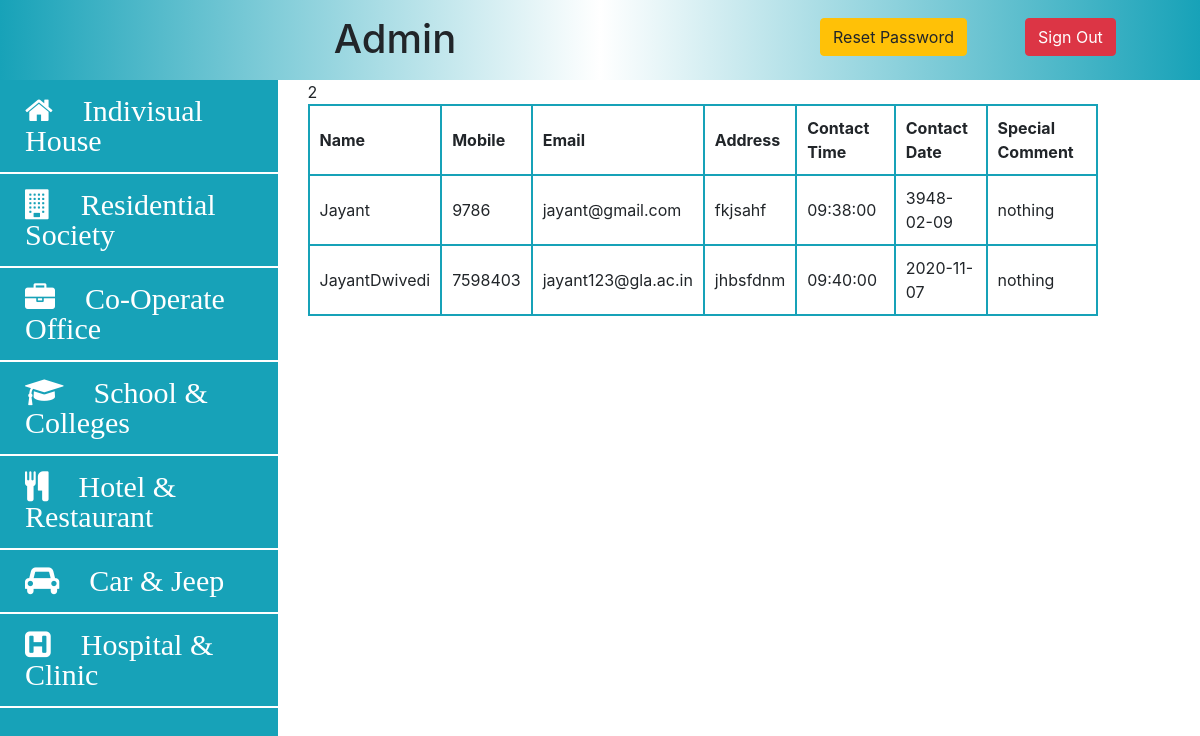
/admin/admin.php (signed in), run on the app's committed database.
### tables this page shows
CREATE TABLE `houseservice` (
  `id` int(250) NOT NULL,
  `name` varchar(100) NOT NULL,
  `email` varchar(150) NOT NULL,
  `mobile` varchar(15) NOT NULL,
  `address` varchar(250) NOT NULL,
  `time` time NOT NULL,
  `date` date NOT NULL,
  `comment` varchar(500) NOT NULL
);

### admin/admin.php (the view, shortened to what this page needs)
<!DOCTYPE html>
<html lang="en">
<head>
  <link rel="stylesheet" href="../css/admin.css?v=<?php echo time(); ?>">
  <link rel="stylesheet" href="https://stackpath.bootstrapcdn.com/bootstrap/4.5.2/css/bootstrap.min.css">
  <link rel="stylesheet" href="https://stackpath.bootstrapcdn.com/font-awesome/4.7.0/css/font-awesome.min.css">
</head>
<body>
  <nav class="navigation-bar">
    <div class="row">
      <div class="col-lg-8 admin-heading">
        <h1>Admin</h1>
      </div>
      <div class="col-lg-2">
        <a href="reset-password.php" class="btn btn-warning">Reset Password</a>
      </div>
      <div class="col-lg-2">
        <a href="logout.php" class="btn btn-danger">Sign Out</a>
      </div>
    </div>
  </nav>
  <div class="row panel">
    <div class="col-lg-3">
      <section class="dashboard">
        <ul>
          <li><a href="admin.php"><i class="fa fa-home"><span>Indivisual House</span></i></a></li>
          <li><a href="society-admin.php"><i class="fa fa-building"><span>Residential Society</span></i></a></li>
          <li><a href="office-admin.php"><i class="fa fa-briefcase"><span>Co-Operate Office</span></i></a></li>
          <li><a href="school-admin.php"><i class="fa fa-graduation-cap"><span>School & Colleges</span></i></a></li>
          <li><a href="hotel-admin.php"><i class="fa fa-cutlery"><span>Hotel & Restaurant</span></i></a></li>
          <li><a href="car-admin.php"><i class="fa fa-car"><span>Car & Jeep</span></i></a></li>
          <li><a href="hospital-admin.php"><i class="fa fa-h-square"><span>Hospital & Clinic</span></i></a></li>
        </ul>
      </section>
    </div>
    <div class="col-lg-8">
      <section class="content">
        <?php
        require_once "../connection.php";
        $query = "SELECT * FROM `houseservice`";
        $data = mysqli_query($connection, $query);
        $totalRecord = mysqli_num_rows($data);
        echo $totalRecord;
        ?>
        <table>
          <tr>
            <th>Name</th>
            <th>Mobile</th>
            <th>Email</th>
            <th>Address</th>
            <th>Contact Time</th>
            <th>Contact Date</th>
            <th>Special Comment</th>
          </tr>
          <?php
          while ($result = mysqli_fetch_assoc($data)) {
            echo "
                <tr>
                  <td>" . $result['name'] . "</td>
                  <td>" . $result['mobile'] . "</td>
                  <td>" . $result['email'] . "</td>
                  <td>" . $result['address'] . "</td>
                  <td>" . $result['time'] . "</td>
                  <td>" . $result['date'] . "</td>
                  <td>" . $result['comment'] . "</td>
                </tr>
                ";
          }
          ?>
        </table>
      </section>
    </div>
  </div>
</body>
</html>

### css/admin.css (style rules this page uses)
* { padding: 0; margin: 0; }
.navigation-bar { background: linear-gradient(to right, #17A2B8, white, #17A2B8); height: 10vh; }
.btn { margin-top: 18px; }
.dashboard { height: 100vh; background-color: #17A2B8; color: white; }
.admin-heading>h1 { margin-top: 15px; text-align: center; }
.dashboard ul { list-style: none; }
.dashboard ul li { border-bottom: 2px solid white; }
.dashboard ul li a { display: block; text-decoration: none; color: white; padding: 15px 25px; transition: 0.4s; }
.dashboard ul li a span { margin-left: 30px; font-size: 30px; }
.dashboard ul li i { font-size: 30px; color: white; }
td, th { padding: 10px; border: 2px solid #17A2B8; }

### data on the page
houseservice: name "Jayant", mobile "9786", email "jayant@gmail.com", address "fkjsahf", time "09:38:00", date "3948-02-09", comment "nothing"
houseservice: name "JayantDwivedi", mobile "7598403", email "jayant123@gla.ac.in", address "jhbsfdnm", time "09:40:00", date "2020-11-07", comment "nothing"

### other printed values
$totalRecord "2"
